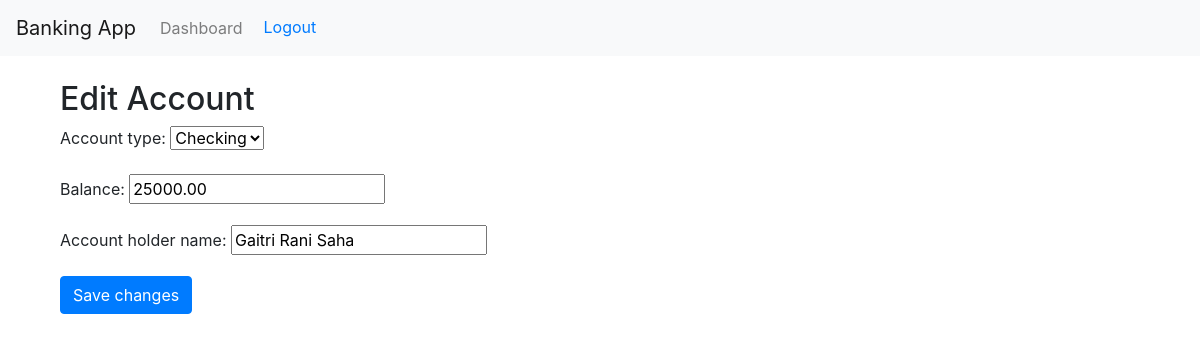
/banking/account/edit/2/ (signed in), run on the app's committed database.
### banking/models.py (models this page shows, shortened)
class Account(models.Model):
    ACCOUNT_TYPES = (
        ('savings', 'Savings'),
        ('checking', 'Checking'),
    )
    user = models.ForeignKey(User, on_delete=models.CASCADE)
    account_number = models.CharField(max_length=20, unique=True, null=True, blank=True)  # Allow null initially
    account_holder_name = models.CharField(max_length=20, null=True, blank=True)  # Allow null initially
    account_type = models.CharField(max_length=10, choices=ACCOUNT_TYPES, null=True)
    balance = models.DecimalField(max_digits=10, decimal_places=2, default=0)
    created_at = models.DateTimeField(auto_now_add=True, null=True, blank=True)  # Allow null initially
    updated_at = models.DateTimeField(auto_now=True, null=True, blank=True)  # Allow null initially
    is_active = models.BooleanField(default=True)

### banking/views.py (the view)
# urls.py: path('account/edit/<int:account_id>/', views.edit_account, name='edit_account'),  # New URL pattern
@login_required
def edit_account(request, account_id):
    account = get_object_or_404(Account, id=account_id, user=request.user)
    if request.method == 'POST':
        form = AccountForm(request.POST, instance=account)
        if form.is_valid():
            form.save()
            return redirect('dashboard')
    else:
        form = AccountForm(instance=account)
    return render(request, 'banking/edit_account.html', {'form': form})

### banking/forms.py
class AccountForm(forms.ModelForm):
    class Meta:
        model = Account
        fields = ['account_type', 'balance', 'account_holder_name']

### banking/templates/banking/edit_account.html (shortened to what this page needs)
{% extends 'banking/base.html' %}
{% block content %}
<div class="container mt-4">
    <h2>Edit Account</h2>
    <form method="post">
        {{ form.as_p }}
        <button type="submit" class="btn btn-primary">Save changes</button>
    </form>
</div>
{% endblock %}

### data on the page
Account: account_type "Checking", balance "25000.00", account_holder_name "Gaitri Rani Saha"
